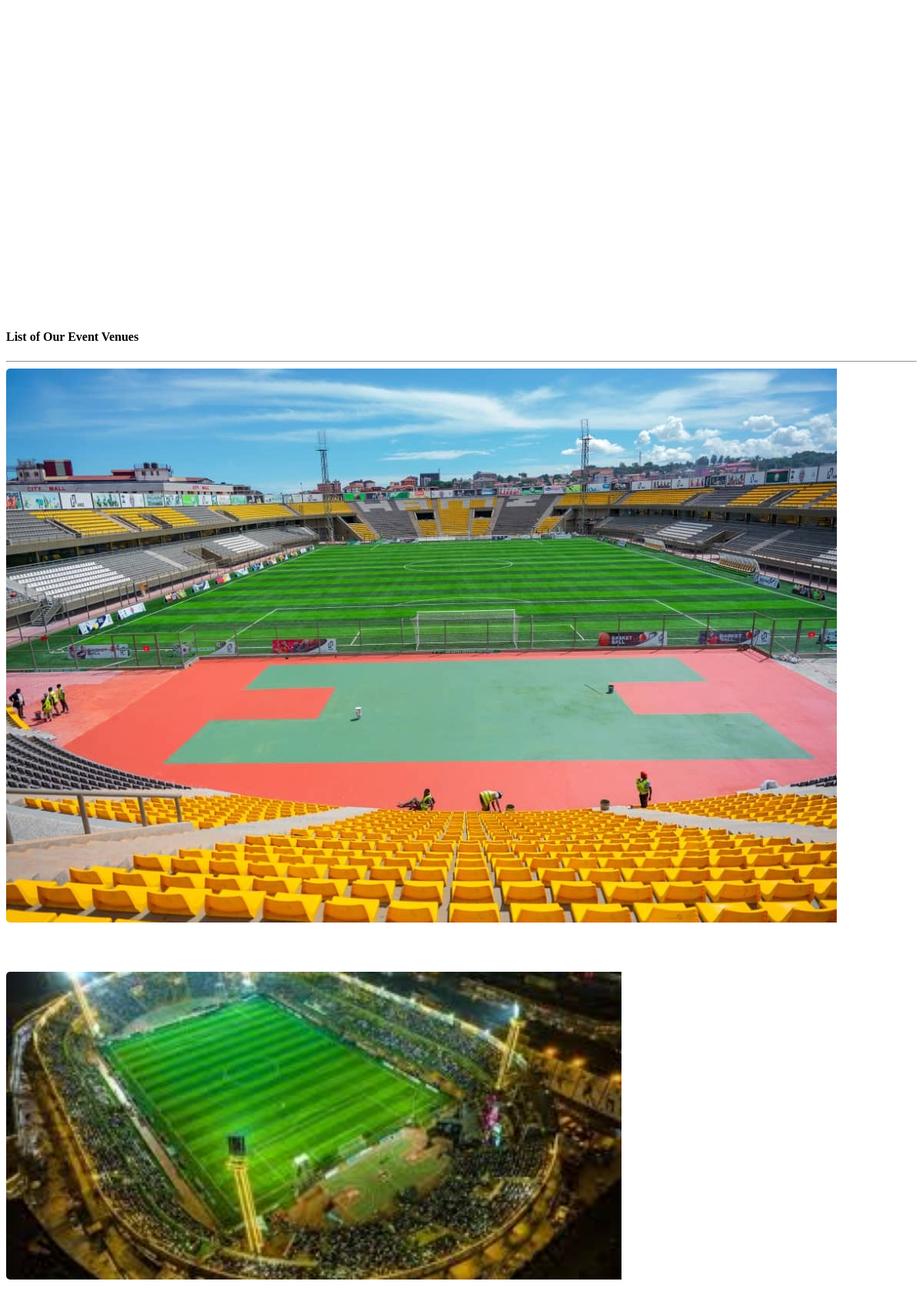
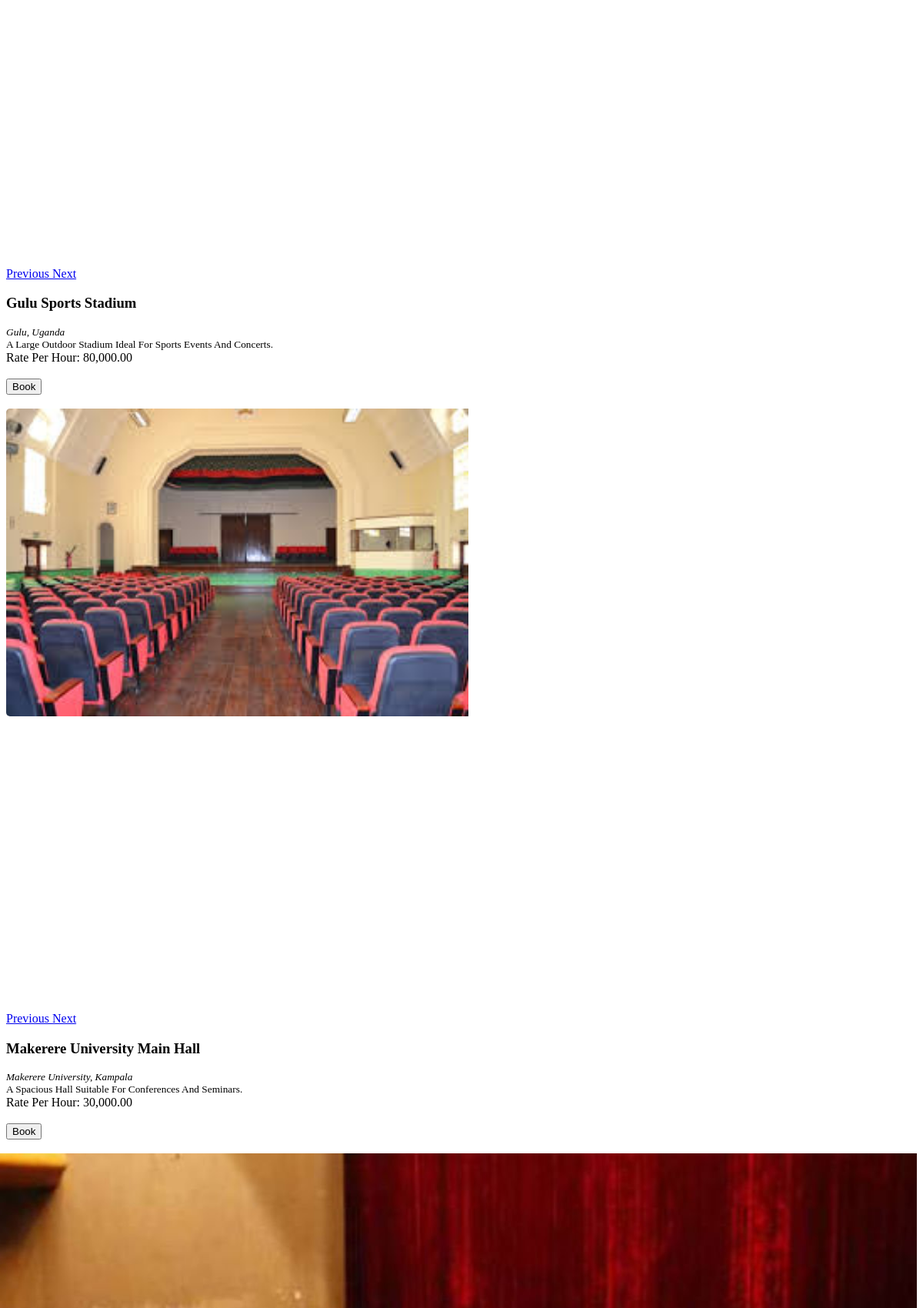
Page /venue.php (upper part) on the committed database (2 pictures, top to bottom).
### tables this page shows
CREATE TABLE `venue` (
  `id` int(11) NOT NULL,
  `venue` text NOT NULL,
  `address` text NOT NULL,
  `description` text NOT NULL,
  `rate` float NOT NULL
);

### venue.php (the view, shortened to what this page needs)
<?php
include 'admin/db_connect.php';
?>
        <header class="masthead">
        </header>
            <div class="container-fluid mt-3 pt-2">
                <h4 class="text-center text-white">List of Our Event Venues</h4>
                <hr class="divider">
                <div class="row-items">
                <div class="col-lg-12">
                    <div class="row">
                <?php
                $rtl ='rtl';
                $ci= 0;
                $venue = $conn->query("SELECT * from venue order by rand()");
                while($row = $venue->fetch_assoc()):
                    $ci++;
                    if($ci < 3){
                        $rtl = '';
                    }else{
                        $rtl = 'rtl';
                    }
                ?>
                <div class="col-md-6">
                <div class="card venue-list <?php echo $rtl ?>" data-id="<?php echo $row['id'] ?>">
                        <div id="imagesCarousel_<?php echo $row['id'] ?> card-img-top " class="carousel slide" data-ride="carousel">
                              <div class="carousel-inner">
                                    <?php
                                        $fpath = 'admin/assets/uploads/venue_'.$row['id'];
                                        $images= scandir($fpath);
                                        $i = 1;
                                        foreach($images as $k => $v):
                                            if(!in_array($v,array('.','..'))):
                                                $active = $i == 1 ? 'active' : '';
                                    ?>
                                         <div class="carousel-item <?php echo $active ?>">
                                          <img class="d-block w-100" src="<?php echo $fpath.'/'.$v ?>" alt="">
                                        </div>
                                    <?php
                                            $i++;
                                            else:
                                                unset($images[$v]);
                                            endif;
                                        endforeach;
                                    ?>
                                     <a class="carousel-control-prev" href="#imagesCarousel_<?php echo $row['id'] ?>" role="button" data-slide="prev">
                                        <span class="sr-only">Previous</span>
                                      </a>
                                      <a class="carousel-control-next" href="#imagesCarousel_<?php echo $row['id'] ?>" role="button" data-slide="next">
                                        <span class="sr-only">Next</span>
                                      </a>
                                        </div>
                                    </div>
                    <div class="card-body">
                        <div class="row align-items-center justify-content-center text-center h-100">
                            <div class="">
                                <div>
                                    <h3><b class="filter-txt"><?php echo ucwords($row['venue']) ?></b></h3>
                                    <small><i><?php echo $row['address'] ?></i></small>
                                </div>
                                <div>
                                <span class="truncate" style="font-size: inherit;"><small><?php echo ucwords($row['description']) ?></small></span>
                                    <br>
                                <span class="badge badge-secondary"><i class="fa fa-tag"></i> Rate Per Hour: <?php echo number_format($row['rate'],2) ?></span>
                                <br>
                                <br>
                                <button class="btn btn-primary book-venue align-self-end" type="button" data-id='<?php echo $row['id'] ?>'>Book</button>
                                </div>
                            </div>
                        </div>
                    </div>
                </div>
                <br>
                </div>
                <?php endwhile; ?>
                </div>
                </div>
                </div>
            </div>

### venue.php (style rules this page uses)
.venue-list { cursor: pointer; border: unset; flex-direction: inherit; }
.venue-list .carousel,.venue-list .card-body { width: calc(50%) }
.venue-list .carousel img.d-block.w-100 { border-top-left-radius: 5px; border-bottom-left-radius: 5px; min-height: 50vh; }
.carousel,.carousel-inner,.carousel-item { min-height: calc(100%) }
header.masthead,header.masthead:before { min-height: 50vh !important; height: 50vh !important }
.row-items { position: relative; }
.rtl { direction: rtl ; }

### rows in the picture
venue: venue "Gulu Sports Stadium", address "Gulu, Uganda", description "A Large Outdoor Stadium Ideal For Sports Events And Concerts.", rate "80,000.00"
venue: shows a picture, venue "Makerere University Main Hall", address "Makerere University, Kampala", description "A Spacious Hall Suitable For Conferences And Seminars.", rate "30,000.00"
venue: shows a picture
